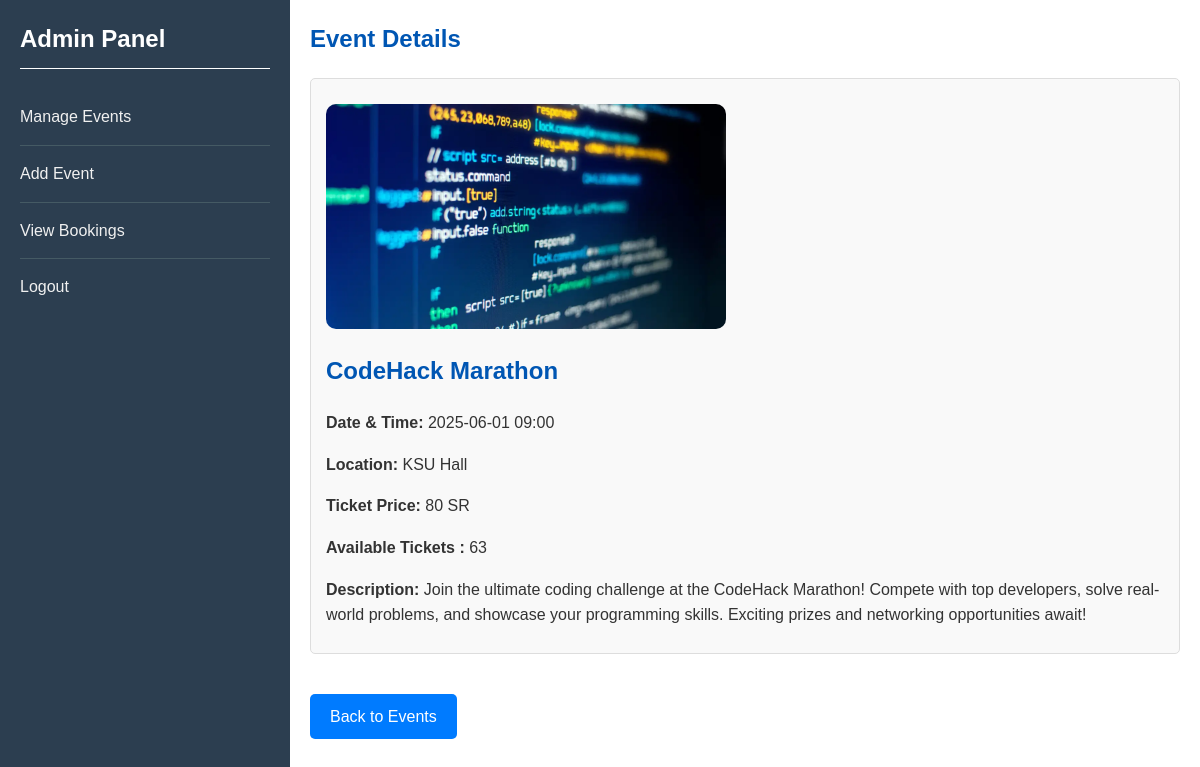
The app's page /Admin_backup/viewEvent.php?id=2 (signed in) with its own data.
### tables this page shows
CREATE TABLE events (
    id INTEGER PRIMARY KEY AUTOINCREMENT,
    name TEXT NOT NULL,
    date TEXT NOT NULL,
    location TEXT NOT NULL,
    price REAL NOT NULL,
    image TEXT,
    max_tickets INTEGER NOT NULL
, description TEXT);

### Admin_backup/viewEvent.php (the view, shortened to what this page needs)
<?php
require_once '../includes/config.php';
$event_id = $_GET['id'] ?? null;
$stmt = $conn->prepare("SELECT * FROM events WHERE id = ?");
$stmt->execute([$event_id]);
$event = $stmt->fetch(PDO::FETCH_ASSOC);
?>
<!DOCTYPE html>
<html lang="en">
<head>
    <link rel="stylesheet" href="../event_booking_system.css">
</head>
<body>
<div class="admin-panel">
    <div class="side-menu">
        <h2>Admin Panel</h2>
        <ul>
            <li><a href="manageEvents.php">Manage Events</a></li>
            <li><a href="addEvent.php">Add Event</a></li>
            <li><a href="viewBookings.php">View Bookings</a></li>
            <li><a href="logout.php">Logout</a></li>
        </ul>
    </div>
    <div class="main-section">
        <h2>Event Details</h2>
        <div class="event-details" style="text-align:left;">
            <img src="../images/<?= htmlspecialchars($event['image']) ?>" alt="Event Image" style="max-width:400px; margin-top:10px; border-radius:10px;">
            <h2 style="margin-top:15px;"><?= htmlspecialchars($event['name']) ?></h2>
            <p><strong>Date & Time:</strong> <?= $event['date'] ?></p>
            <p><strong>Location:</strong> <?= htmlspecialchars($event['location']) ?></p>
            <p><strong>Ticket Price:</strong> <?= $event['price'] ?> SR</p>
            <p><strong>Available Tickets :</strong> <?= $event['max_tickets'] ?></p>
            <p><strong>Description:</strong> <?= nl2br(htmlspecialchars($event['description'] ?? 'No description.')) ?></p>
        </div>
        <a href="manageEvents.php" style="display:inline-block; margin-top:20px; padding:10px 20px; background:#007bff; color:white; border-radius:5px; text-decoration:none;">Back to Events</a>
    </div>
</div>
</body>
</html>

### event_booking_system.css (style rules this page uses)
body { font-family: sans-serif; margin: 0; padding: 0; background-color: #f4f4f4; line-height: 1.6; color: #333; }
h1, h2, h3 { margin-top: 0; font-weight: bold; color: #0056b3; }
a { color: #007bff; text-decoration: none; }
.admin-panel { display: flex; min-height: 100vh; }
.side-menu { width: 250px; background-color: #2c3e50; color: #fff; padding: 20px; }
.side-menu h2 { color: #fff; border-bottom: 1px solid #fff; padding-bottom: 10px; margin-bottom: 20px; }
.side-menu ul { list-style: none; padding: 0; margin: 0; }
.side-menu li { padding: 10px 0; border-bottom: 1px solid #455a64; }
.side-menu li:last-child { border-bottom: none; }
.side-menu a { color: #f0f0f0; display: block; padding: 5px 0; }
.main-section { flex: 1; padding: 20px; background-color: #fff; }
.event-details { padding: 15px; border: 1px solid #ddd; margin-bottom: 20px; background-color: #f9f9f9; border-radius: 5px; }
.event-details p { margin-bottom: 10px; }
.event-details strong { font-weight: bold; }

### records on screen
events: name "CodeHack Marathon", date "2025-06-01 09:00", location "KSU Hall", price "80", max_tickets "63", description "Join the ultimate coding challenge at the CodeHack Marathon! Compete with top developers, solve real-world problems, and showcase your programming skills. Exciting prizes and networking opportunities await!"
